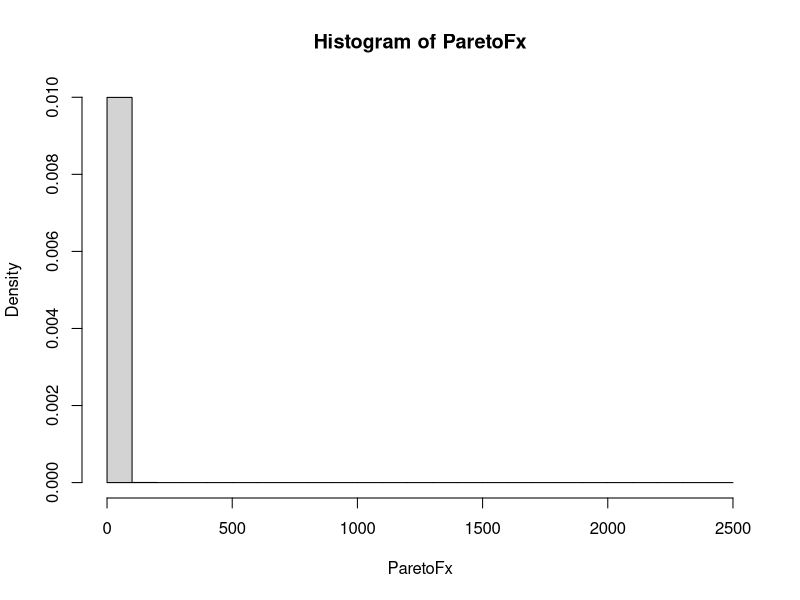
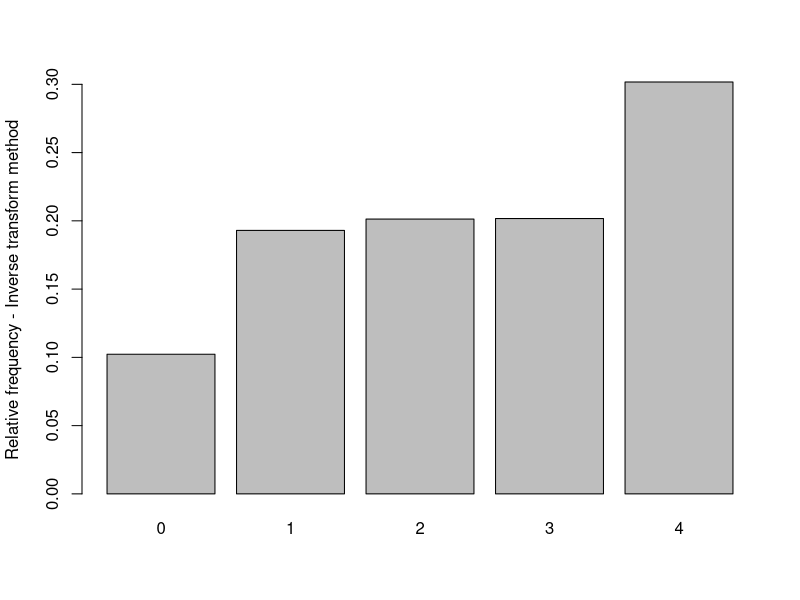
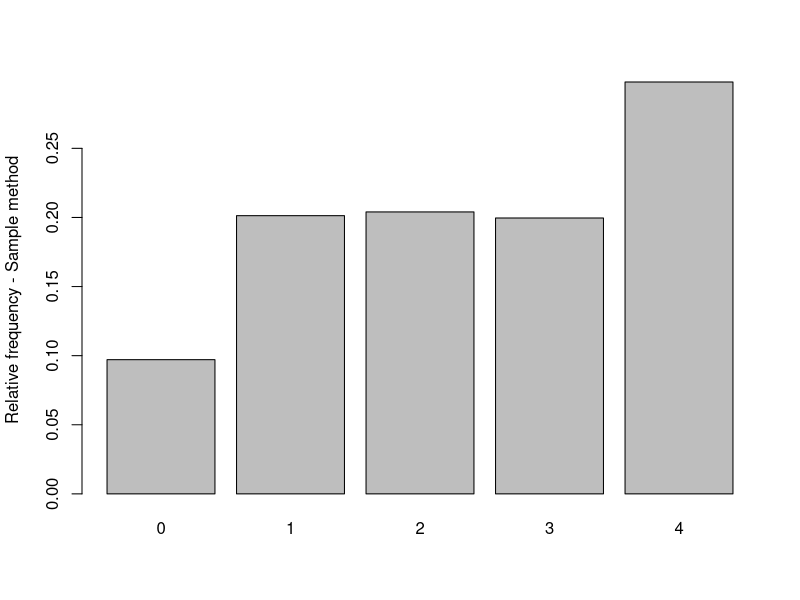
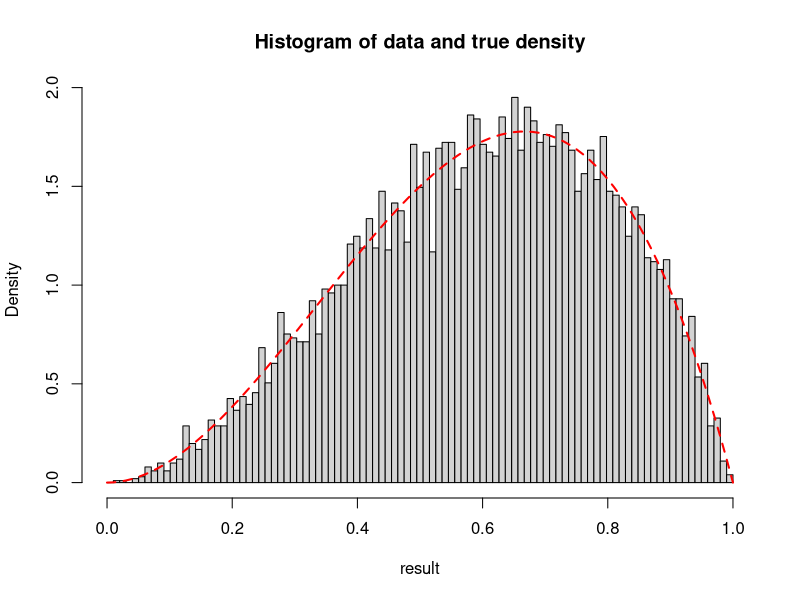

These charts were generated, in order, by the following R code:
## ---- chunk 1
simPareto <- function(nSim, a, b) {
  u <- runif(nSim)
  return(b*(1-u)^(-1/a))
}

nSim = 1000000
ParetoFx <- simPareto(nSim = nSim, a = 2, b = 2)
hist(ParetoFx, breaks=30, prob=TRUE)
## ---- chunk 2
# Alternatively the built in sample function can be used 
## Generating data from the number of heads example where 
## f(0)=1/8, f(1)=3/8, f(2)=3/8 and f(3)=1/8

# Function for simulating number of heads according to the distribution above
discrv <- function(Nsim){
   U <- runif(Nsim)
   X <- rep(0,Nsim)
   X[(U>0.1) & (U<=0.3)] <- 1
   X[(U>0.3) & (U<=0.5)] <- 2
   X[(U>0.5) & (U<=0.7)] <- 3
   X[U>0.7] <- 4
   return(X)
}

Nsim <- 10000

dfx <- discrv(Nsim)
relfreq <- table(dfx)/Nsim
barplot(relfreq,ylab="Relative frequency - Inverse transform method")

# Alternatively the built in sample function can be used 
dfx2 <- sample(0:4,size=Nsim,replace=TRUE,prob=c(0.1,0.2,0.2,0.2,0.3))
relfreq <- table(dfx2)/Nsim
barplot(relfreq,ylab="Relative frequency - Sample method")
## ---- chunk 3
## Function for acceptance rejection generation
rejectionBeta <- function(a, b, x, n) {
   f <- function(x) (x^(a-1)*(1-x)^(b-1) / beta(a, b))
   g <- function(x) 1
   C <- max(f(x)/g(x))
   
   naccepts <- 0
   result.sample <- rep(NA, n)
   
   while (naccepts < n) {
    y <- runif(1)
    u <- runif(1)
   
    if ( u <= f(y) / (C*g(y)) ) {
      naccepts <- naccepts + 1
      result.sample[naccepts] = y
    }
   }
   
   result.sample
}


# Sequence for x-axis
x <- seq(0, 1, 0.01)
# Sample from distribution
result <- rejectionBeta(3, 2, x, 10000)
# The exact function for plotting
f <- function(x) (x^(3-1)*(1-x)^(2-1) / beta(3, 2))

# Histogram of simulated data with true density on top as red line
hist(result, prob = TRUE,breaks=seq(0,1,length.out=max(10,sqrt(Nsim))),
     main="Histogram of data and true density")
curve(f(x), col = "red", lty = 2, lwd = 2, add = TRUE,xlim=c(0,1))
## ---- chunk 4
Niter <- 1000
Nsim <- 5000

system.time(for (i in 1:Niter)
   rejectionBeta(3, 2, x, Nsim))

system.time(for (i in 1:Niter)
   rbeta(Nsim, shape1=3, shape2=2))
## ---- chunk 5
Niter <- 1000
Nsim <- 5000

system.time(for (i in 1:Niter)
   rejectionBeta(1, 1, x, Nsim))

system.time(for (i in 1:Niter)
   rbeta(Nsim, shape1=1, shape2=1))
## ---- chunk 6
n <- 10
s <- 10000
mat <- matrix(rbinom(n*s, 1, c(0.7,0.95,0.95,0.95,0.99,0.99,0.92,0.92,0.92,0.7)), n, s)
p <- numeric(4)
p[1] <- (sum(mat[1,]) / s) * (sum(mat[2,]) / s)
## ---- chunk 7
p[2] <- sum(mat[1,] / s) + sum(mat[2,] / s) - p[1]
## ---- chunk 8
p[3] <- p[1] * (sum(mat[3,] / s) + sum(mat[4,] / s) - (sum(mat[3,]) / s) * (sum(mat[4,]) / s))
## ---- chunk 9
p[4] <- sum(colSums(mat) < 7) / s
## ---- chunk 10
p
## ---- chunk 11
triangle <- function(n, a, b, c) {
  f <- function (x) {
    return((c-a)/(b-a))
  }
  u <- runif(n)
  sample <- ifelse(u < f(c),
         a + sqrt(u*(b-a)*(c-a)), 
         b - sqrt((1-u)*(b-a)*(b-c)) 
        )
  return(sample)
}


sims <- 10000
a <- 2
b <- 10
c <- 6

vals <- triangle(sims, 2, 10, 6)
p1 <- sum(vals > 8) / sims
p2 <- p1 * 0.4
## ---- chunk 12
sims <- 10000

n1 <- sum(triangle(sims, 2, 6, 4) / sims)
n2 <- sum(triangle(sims, 3, 11, 7) / sims)
n3 <- sum(triangle(sims, 2, 6, 4) / sims)
n4 <- sum(triangle(sims, 1, 9, 5) / sims)
n5 <- sum(triangle(sims, 8, 10, 9) / sims)
n6 <- sum(triangle(sims, 5, 9, 7) / sims)
n7 <- sum(triangle(sims, 2, 6, 4) / sims)
n8 <- sum(triangle(sims, 3, 5, 4) / sims)
n9 <- sum(triangle(sims, 8, 12, 10) / sims)
n10 <- sum(triangle(sims, 3, 7, 5) / sims)

mat <- matrix(0, 10, 2)
mat[1,] <- c(n1, n1*0.8)
mat[2,] <- c(n2, n2*0.3)
mat[3,] <- c(n3, n3*0.6)
mat[4,] <- c(n4, n4*0.6)
mat[5,] <- c(n5, n5*0.5)
mat[6,] <- c(n6, n6*0.9)
mat[7,] <- c(n7, n7*0.5)
mat[8,] <- c(n8, n8*0.8)
mat[9,] <- c(n9, n9*0.4)
mat[10,] <- c(n10, n10*0.4)

c(sum(mat[,1]), sum(mat[,2]))
